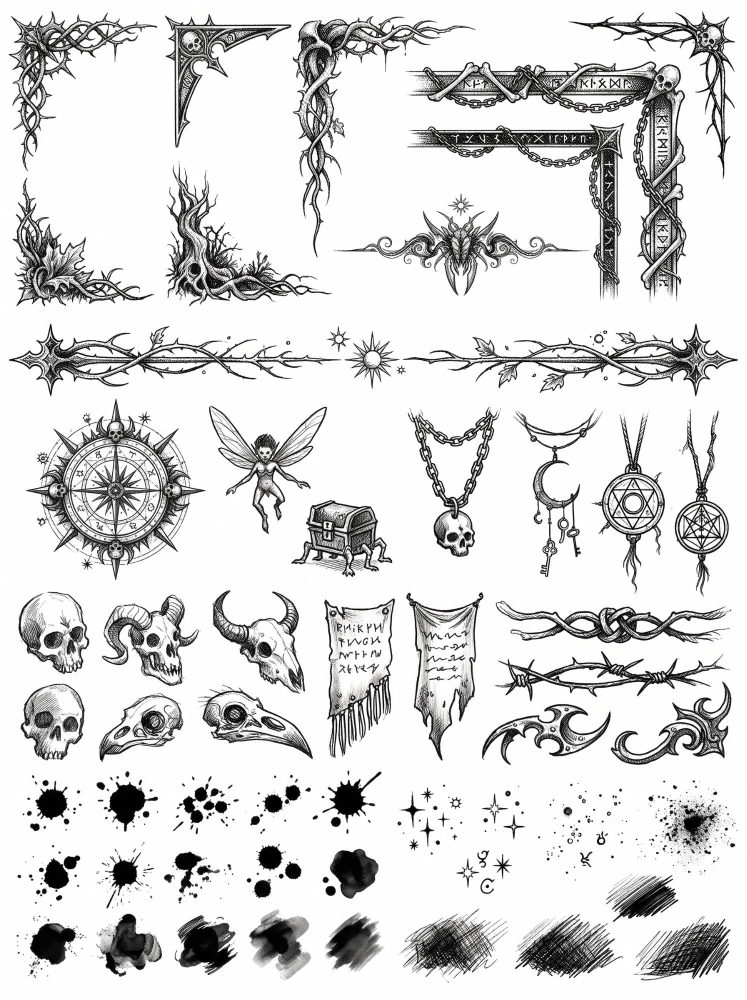
#> input picture brew-styles/planar-ink/source/marginalia-2.jpg, 1493 x 2000 px (shown at 1/2 size); the run also reads 2 pictures not shown here
$ python extract_pieces.py
#> lines starting #> are read from the running program, lines starting #| are printed output that depends on the picture
"""
PLANAR INK  ·  piece extractor for the second-generation sheets

    python3 brew-styles/planar-ink/extract_pieces.py

    source/marginalia-2.jpg   1493 x 2000   corners, marginalia, splatter,
                                            washes, dividers
    source/headers.jpg        2000 x 1493   page-top crests and the spiked
                                            title banner
    source/asset-sheet.jpg    1792 x 2400   the two rows of planetary signs
                                            and runes (the margin glyphs of
                                            the reference pages)

Every piece is written as one bitmap, art/p-<name>.webp, at RES x its CSS
size (2.5x = 240 dpi on a printed letter page), alpha carrying the ink tone.
These drawings are dense cross-hatching: traced to vectors they come out
at 10-30x the bytes of a 2.5x WebP that looks the same and also keeps the
grey washes. Each corner set is an SVG that embeds its drawing once and
<use>s it mirrored into the other corners, so a set costs one bitmap.

art/pieces.json records each piece's CSS size and role; build.mjs reads it
to emit the custom properties and the per-page marginalia layouts.

Ink separation
--------------
These sheets are clean white, but some ink shapes (splats, blots) are far
bigger than any local window, so the paper level is taken globally (99th
percentile of the crop) rather than with a moving max-filter:

    darkness = (paper - L) / paper
    alpha    = smoothstep(0.06, 0.8, darkness) * strength
"""

import base64
import io
import json
import os
import sys

import numpy as np
from PIL import Image
from scipy import ndimage

HERE    = os.path.dirname(os.path.abspath(__file__))
INK     = (29, 23, 18)
PAGE_W  = 816
PAGE_H  = 1056
RES     = 2.5          # 240 dpi on the printed page: past what ink-on-paper texture needs
SHEETS  = {
	'm' : ('source/marginalia-2.jpg', (1493, 2000)),
	'h' : ('source/headers.jpg', (2000, 1493)),
	'w' : ('source/wreath.webp', (1500, 1000)),           # transparent, magenta-keyed shading
	'o' : ('source/corners-occult.webp', (1500, 1000)),   # transparent, magenta-keyed shading
	'a' : ('source/asset-sheet.jpg', (1792, 2400)),       # the first sheet: rune rows, shields, books, bones, portals
	'k' : ('source/marginalia-pack.jpg', (1342, 2000)),   # the labelled pack, drawn on parchment (see LOCAL_PAPER)
}
# Sheets drawn on tinted, stained paper: the paper level is estimated
# locally (max-filter + blur) and the ink threshold raised, or the stains
# come along as a grey haze around every piece.
LOCAL_PAPER = {'k'}

# name: (sheet, crop, css width, role, options)
#   role  marg   marginalia drawing, placed by the per-page layouts
#         hang   marginalia that hangs from the top of a margin (pendants)
#         glyph  planetary sign or rune: the glyph columns down the margins
#         splat  ink splatter, placed (and resized) per page
#         pool   grey wash blot, tone only
#         crest  page-top ornament
#         rule   divider for {{rule}}
#         plate  title banner
# options
#   foot      flat enough for the bottom margin too (build.mjs: bottom row)
#   lite      False: left out of planar-ink-lite.css
#   strength  ink opacity (washes)
#   clear     sheet-space rectangles to blank (neighbouring drawings)
X = {'lite': False}
F = {'lite': False, 'foot': True}
PIECES = {
	# ------------------------------------------------------------ marginalia
	'compass2'   : ('m', (50, 795, 412, 1162),   74, 'marg'),
	'fairy'      : ('m', (415, 808, 655, 1092),  66, 'marg'),
	'mimic'      : ('m', (580, 1000, 772, 1132), 60, 'marg'),
	'skull-a'    : ('m', (35, 1180, 186, 1352),  52, 'marg'),
	'skull-b'    : ('m', (38, 1364, 172, 1526),  44, 'marg'),
	'ram'        : ('m', (200, 1185, 402, 1372), 62, 'marg'),
	'bull'       : ('m', (420, 1180, 612, 1386), 62, 'marg'),
	'bird-a'     : ('m', (196, 1388, 370, 1528), 54, 'marg'),
	'bird-b'     : ('m', (396, 1380, 630, 1522), 66, 'marg'),
	'banner-a'   : ('m', (644, 1188, 792, 1516), 44, 'marg'),
	'banner-b'   : ('m', (808, 1178, 972, 1528), 46, 'marg'),
	'pend-skull' : ('m', (815, 812, 1002, 1137), 54, 'hang'),
	'pend-moon'  : ('m', (1024, 812, 1206, 1178), 50, 'hang'),
	'pend-hex'   : ('m', (1192, 812, 1332, 1212), 42, 'hang'),
	'pend-star'  : ('m', (1342, 812, 1462, 1218), 36, 'hang'),
	# ---- the labelled pack: grotesque iconography, skulls and charms, occult
	'hand-a'     : ('k', (258, 1428, 377, 1597),  50, 'marg', X),
	'hand-b'     : ('k', (521, 1432, 641, 1596),  50, 'marg', X),
	'eye-wing'   : ('k', (392, 1430, 514, 1581),  52, 'marg', X),
	'eye-wings'  : ('k', (243, 1574, 492, 1700),  84, 'marg', F),
	'crown-a'    : ('k', (485, 1592, 645, 1717),  56, 'marg', F),
	'crown-b'    : ('k', (262, 1700, 453, 1830),  62, 'marg', F),
	'crown-c'    : ('k', (462, 1719, 663, 1829),  66, 'marg', F),
	'sword'      : ('k', (136, 1596, 253, 1867),  40, 'marg', X),
	'skull-horn' : ('k', (876, 1078, 1060, 1294), 62, 'marg', X),
	'skull-c'    : ('k', (726, 1151, 864, 1290),  50, 'marg', X),
	'skull-d'    : ('k', (1067, 1153, 1181, 1291), 44, 'marg', X),
	'bone'       : ('k', (985, 879, 1041, 1056),  17, 'marg', X),
	'vial'       : ('k', (1116, 1058, 1180, 1155), 24, 'marg', X),
	'moons'      : ('k', (352, 910, 446, 1256),   28, 'marg', X),
	'arrow-a'    : ('k', (467, 907, 530, 1260),   20, 'marg', X),
	'arrow-b'    : ('k', (548, 907, 602, 1075),   18, 'marg', X),
	'arrow-c'    : ('k', (552, 1129, 601, 1263),  17, 'marg', X),
	'arrow-h'    : ('k', (329, 1272, 614, 1335), 100, 'marg', F),
	'script'     : ('k', (615, 909, 664, 1344),   17, 'marg', X),
	'staff'      : ('k', (93, 446, 166, 670),     23, 'marg', X),
	'circle-a'   : ('k', (704, 172, 916, 389),    64, 'marg', X),
	'circle-b'   : ('k', (872, 266, 1126, 527),   70, 'marg', X),
	'circle-c'   : ('k', (708, 393, 886, 570),    58, 'marg', X),
	'rose-a'     : ('k', (702, 573, 894, 766),    58, 'marg', X),
	'rose-b'     : ('k', (913, 586, 1081, 756),   52, 'marg', X),
	'sigil-a'    : ('k', (868, 508, 959, 640),    32, 'marg', X),
	'pend-owl'   : ('k', (1042, 880, 1118, 1136), 30, 'hang', X),
	'pend-shield': ('k', (1098, 880, 1185, 1056), 34, 'hang', X),
	# ---- first sheet: heraldry, books, bones, portals
	'shield-a'   : ('a', (18, 1069, 215, 1319),   52, 'marg', X),
	'shield-b'   : ('a', (221, 1059, 421, 1317),  52, 'marg', X),
	'beetle'     : ('a', (725, 1068, 917, 1311),  50, 'marg', X),
	'book-a'     : ('a', (1624, 1641, 1757, 1790), 42, 'marg', X),
	'book-b'     : ('a', (1495, 1647, 1613, 1787), 38, 'marg', X),
	'book-c'     : ('a', (1484, 1785, 1636, 1927), 46, 'marg', X),
	'book-open'  : ('a', (1623, 1812, 1778, 1904), 52, 'marg', F),
	'stars-c'    : ('a', (1480, 1926, 1644, 2055), 50, 'marg', X),
	'burst-a'    : ('a', (1080, 1638, 1248, 1820), 44, 'marg', X),
	'burst-b'    : ('a', (919, 1643, 1079, 1813),  40, 'marg', X),
	'star-ring'  : ('a', (1254, 1870, 1465, 2103), 56, 'marg', X),
	'sun'        : ('a', (1273, 2125, 1463, 2363), 48, 'marg', X),
	'portal-a'   : ('a', (430, 2165, 687, 2369),  56, 'marg', X),
	'portal-b'   : ('a', (705, 2165, 976, 2372),  58, 'marg', X),
	'portal-c'   : ('a', (1005, 2165, 1268, 2369), 56, 'marg', X),
	'ribs'       : ('a', (957, 782, 1215, 882),   90, 'marg', F),
	'bones-v'    : ('a', (1027, 863, 1249, 974),  70, 'marg', F),
	'antler'     : ('a', (1264, 878, 1505, 1005), 76, 'marg', F),
	'bonecrest'  : ('a', (1253, 786, 1775, 892), 112, 'marg', F),
	'runes-a'    : ('a', (1498, 2076, 1626, 2138), 56, 'marg', F),
	'runes-b'    : ('a', (1650, 2060, 1761, 2150), 48, 'marg', F),
	'pend-disc'  : ('a', (1104, 1022, 1249, 1340), 40, 'hang', X),
	'pend-keys'  : ('a', (1269, 1042, 1405, 1340), 40, 'hang', X),
	# ---------------------------------------------------------- margin glyphs
	# sun, pluto, mars, sigil, six runes / mercury, saturn, pisces, knot, tally, four runes
	'g1' : ('a', (786, 1369, 895, 1475), 39, 'glyph'),
	'g2' : ('a', (907, 1363, 996, 1480), 32, 'glyph'),
	'g3' : ('a', (1013, 1366, 1115, 1475), 37, 'glyph'),
	'g4' : ('a', (1136, 1362, 1215, 1478), 28, 'glyph'),
	'g5' : ('a', (1240, 1367, 1312, 1476), 26, 'glyph'),
	'g6' : ('a', (1337, 1367, 1406, 1476), 25, 'glyph'),
	'g7' : ('a', (1422, 1366, 1495, 1473), 26, 'glyph'),
	'g8' : ('a', (1518, 1367, 1582, 1476), 23, 'glyph'),
	'g9' : ('a', (1601, 1367, 1675, 1475), 27, 'glyph'),
	'g10' : ('a', (1692, 1360, 1766, 1475), 27, 'glyph'),
	'g11' : ('a', (800, 1478, 881, 1603), 29, 'glyph'),
	'g12' : ('a', (913, 1484, 992, 1594), 28, 'glyph'),
	'g13' : ('a', (1015, 1489, 1113, 1589), 35, 'glyph'),
	'g14' : ('a', (1134, 1489, 1222, 1589), 32, 'glyph'),
	'g15' : ('a', (1239, 1483, 1307, 1591), 24, 'glyph'),
	'g16' : ('a', (1335, 1485, 1404, 1594), 25, 'glyph'),
	'g17' : ('a', (1417, 1484, 1486, 1592), 25, 'glyph'),
	'g18' : ('a', (1510, 1486, 1588, 1589), 28, 'glyph'),
	'g19' : ('a', (1603, 1486, 1681, 1594), 28, 'glyph'),
	# the pack's rune columns and occult sigils
	'g20' : ('k', (187, 1080, 244, 1164), 22, 'glyph', X),
	'g21' : ('k', (190, 1234, 242, 1348), 21, 'glyph', X),
	'g22' : ('k', (263, 1093, 321, 1209), 23, 'glyph', X),
	'g23' : ('k', (269, 1268, 317, 1343), 20, 'glyph', X),
	'g24' : ('k', (527, 1072, 605, 1129), 30, 'glyph', X),
	'g25' : ('k', (1196, 1160, 1264, 1330), 22, 'glyph', X),
	'g26' : ('k', (78, 673, 165, 759),    30, 'glyph', X),
	'g27' : ('k', (97, 759, 171, 814),    27, 'glyph', X),
	'g28' : ('k', (89, 810, 165, 905),    26, 'glyph', X),
	'g29' : ('k', (187, 901, 246, 1080),  21, 'glyph', X),
	'g30' : ('k', (1018, 512, 1084, 606), 25, 'glyph', X),
	'g31' : ('k', (1088, 488, 1179, 616), 31, 'glyph', X),
	'g32' : ('k', (1091, 625, 1180, 742), 31, 'glyph', X),
	# ------------------------------------------------------------- splatter
	'sp1' : ('m', (28, 1550, 172, 1668),  44, 'splat'),
	'sp2' : ('m', (184, 1545, 322, 1668), 44, 'splat'),
	'sp3' : ('m', (322, 1552, 482, 1668), 44, 'splat'),
	'sp4' : ('m', (492, 1552, 612, 1668), 40, 'splat'),
	'sp5' : ('m', (616, 1540, 772, 1668), 46, 'splat'),
	'sp6' : ('m', (28, 1672, 172, 1822),  42, 'splat'),
	'sp7' : ('m', (186, 1690, 312, 1818), 40, 'splat'),
	'sp8' : ('m', (322, 1690, 472, 1818), 44, 'splat'),
	'sp9' : ('m', (492, 1680, 612, 1822), 38, 'splat'),
	'stars'  : ('m', (792, 1572, 1062, 1772), 70, 'splat'),
	'specks' : ('m', (1292, 1556, 1488, 1764), 60, 'splat'),
	# ------------------------------------------------------------ wash blots
	'pool1' : ('m', (638, 1680, 772, 1820), 70, 'pool', {'strength': .5}),
	'pool2' : ('m', (192, 1830, 332, 1966), 72, 'pool', {'strength': .5}),
	'pool3' : ('m', (492, 1834, 628, 1960), 70, 'pool', {'strength': .5}),
	'pool4' : ('m', (642, 1836, 772, 1958), 68, 'pool', {'strength': .5}),
	# --------------------------------------------------------------- dividers
	'rule-thorn'  : ('m', (18, 642, 1478, 795),   300, 'rule'),
	'rule-knot'   : ('m', (988, 1188, 1468, 1292), 300, 'rule'),
	'rule-barbed' : ('m', (988, 1292, 1462, 1372), 300, 'rule'),
	# ---------------------------------------------------------------- crests
	'crest-beetle'  : ('m', (688, 386, 1182, 600),   260, 'crest'),
	'crest-compass' : ('h', (150, 12, 1852, 498),    400, 'crest',
	                   {'clear': [(150, 418, 842, 498), (1158, 418, 1852, 498)]}),   # banner spikes below
	'crest-skull'   : ('h', (118, 778, 1872, 1102),  420, 'crest'),
	'crest-blades'  : ('h', (160, 1098, 1848, 1472), 400, 'crest'),
	# ------------------------------------------------------- wreath frame
	'wreath'        : ('w', (125, 38, 1372, 952),    380, 'plate', {'res': 2, 'fill': [(750, 495)]}),   # dense engraving: 2x keeps it under 100 KiB
}

# Corner sets: (sheet, crop, which corner the drawing is, css width).
# The other three corners are mirrored / flipped copies.
#   tl, tr, bl, br  : where the drawing sits as drawn
FRAMES = {
	'thorn'  : dict(top=('m', (0, 0, 312, 338), 'tl', 150), bottom=('m', (24, 348, 308, 612), 'bl', 140)),
	'gothic' : dict(top=('m', (328, 22, 588, 300), 'tl', 132), bottom=None),
	# four different corners, placed as drawn (no mirroring)
	'occult' : dict(res=2, corners={'tl': ('o', (60, 45, 615, 555), 196), 'tr': ('o', (978, 50, 1432, 520), 162),
	                         'bl': ('o', (70, 575, 525, 950), 160), 'br': ('o', (868, 540, 1425, 950), 196)}),
	# the sheet draws two nested brackets here (bones outside, a plain rune
	# bracket inside, the beetle crest inside that): keep only the outer one
	'bone'   : dict(top=('m', (812, 86, 1382, 606), 'tr', 200), bottom=None,
	                clear=[(812, 236, 1256, 606)]),
}
INSET = 18      # px from the page edge


def load(sheet):
	"""Sheet as greyscale ink-on-white. Transparent sheets are flattened onto
	white. Some generated sheets fill their hatching gaps with magenta (a
	keying colour the generator half-applied): that is paper, not ink, so
	strongly magenta pixels are pushed back to white."""
#> called with sheet = 'm'
	path, size = SHEETS[sheet]
	im = Image.open(os.path.join(HERE, path))
#> im is the input picture: PIL image 1493x2000 RGB; mean R, G, B 216.6, 216.6, 216.5
	if im.size != size:
		sys.exit(f'{path}: expected {size}, got {im.size}; the crop tables would be wrong')
	if im.mode in ('RGBA', 'LA', 'P'):
		bg = Image.new('RGBA', im.size, (255, 255, 255, 255))
		bg.alpha_composite(im.convert('RGBA'))
		im = bg
	rgb = np.asarray(im.convert('RGB'), np.float32)
	r, g, b = rgb[..., 0], rgb[..., 1], rgb[..., 2]
	L = rgb @ np.array([.299, .587, .114], np.float32)
	t = np.clip((np.minimum(r, b) - g - 40) / 60, 0, 1)
#> t: shape (2000, 1493) float32; every value is 0
	L = L + (255 - L) * t
	return Image.fromarray(np.clip(L + 0.5, 0, 255).astype(np.uint8), 'L')


def darkness(img, crop, clear=(), local=False):
	"""clear: sheet-space rectangles inside the crop that belong to a
	neighbouring drawing and are blanked.
	local: tinted paper; take the paper level around each pixel and cut the
	faint end off, so stains and paper grain don't count as ink."""
	if local:
		pad = 40
		box = (max(0, crop[0] - pad), max(0, crop[1] - pad), min(img.width, crop[2] + pad), min(img.height, crop[3] + pad))
		L = np.asarray(img.crop(box), np.float32)
		P = np.maximum(ndimage.gaussian_filter(ndimage.maximum_filter(L, 41), 14), 1.0)
		d = np.clip((P - L) / P, 0, 1)
		d = d[crop[1] - box[1]:crop[3] - box[1], crop[0] - box[0]:crop[2] - box[0]]
		d = np.clip((d - .1) / .9, 0, 1)
	else:
		L = np.asarray(img.crop(crop), np.float32)
		P = max(np.percentile(L, 99), 1.0)
		d = np.clip((P - L) / P, 0, 1)
	for x0, y0, x1, y1 in clear:
		d[max(0, y0 - crop[1]):max(0, y1 - crop[1]), max(0, x0 - crop[0]):max(0, x1 - crop[0])] = 0
	return drop_intruders(d)


def drop_intruders(d):
	"""Sheets pack drawings tightly, so a crop box catches corners of its
	neighbours. Anything that is cut by the crop edge and is not part of the
	drawing itself (the largest connected shape, or one at least a third of
	its size) is a neighbour: blank it. Free-standing specks inside the box
	(splatter dots, stars) don't touch the edge and stay."""
	ink = ndimage.binary_dilation(d > 0.12, iterations=3)
	lab, n = ndimage.label(ink)
	if n < 2:
		return d
	sizes = ndimage.sum(ink, lab, range(1, n + 1))
	edge = set(np.unique(np.concatenate([lab[0], lab[-1], lab[:, 0], lab[:, -1]]))) - {0}
	keep = sizes >= sizes.max() / 3
	drop = [i + 1 for i in range(n) if (i + 1) in edge and not keep[i]]
	if drop:
		d = np.where(np.isin(lab, drop), 0, d)
	return d


def smooth(d, lo, hi):
	t = np.clip((d - lo) / (hi - lo), 0, 1)
	return t * t * (3 - 2 * t)


PAPER = np.array([244, 233, 216], np.float32)


def raster(d, w, h, strength=1.0, res=RES, fill=None):
	"""fill: bool mask of enclosed areas to make opaque paper (a ribbon or
	plate face that text sits on, so nothing behind shows through)."""
	a = smooth(d, 0.06, 0.8) * strength
	rgba = np.zeros((*a.shape, 4), np.uint8)
	rgba[..., :3] = INK
	rgba[..., 3] = (a * 255 + 0.5).astype(np.uint8)
	if fill is not None and fill.any():
		ink = np.array(INK, np.float32)
		col = ink * a[..., None] + PAPER * (1 - a[..., None])
		rgba[fill, :3] = (col[fill] + 0.5).astype(np.uint8)
		rgba[fill, 3] = 255
	img = Image.fromarray(rgba, 'RGBA')
	return img.resize((max(1, round(w * res)), max(1, round(h * res))), Image.LANCZOS)


def webp_bytes(img):
	buf = io.BytesIO()
	img.save(buf, 'WEBP', quality=78, alpha_quality=70, method=6)
	return buf.getvalue()


def write(name, data):
	path = os.path.join(HERE, 'art', name)
	with open(path, 'wb' if isinstance(data, bytes) else 'w') as fh:
		fh.write(data)
	return os.path.getsize(path)


def main():
	os.makedirs(os.path.join(HERE, 'art'), exist_ok=True)
	sheets = {k: load(k) for k in SHEETS}
#> call 2 of load, with sheet = 'h'
#> in load (call 2), `path, size = SHEETS[sheet]`: path = 'source/headers.jpg'; size = (2000, 1493)
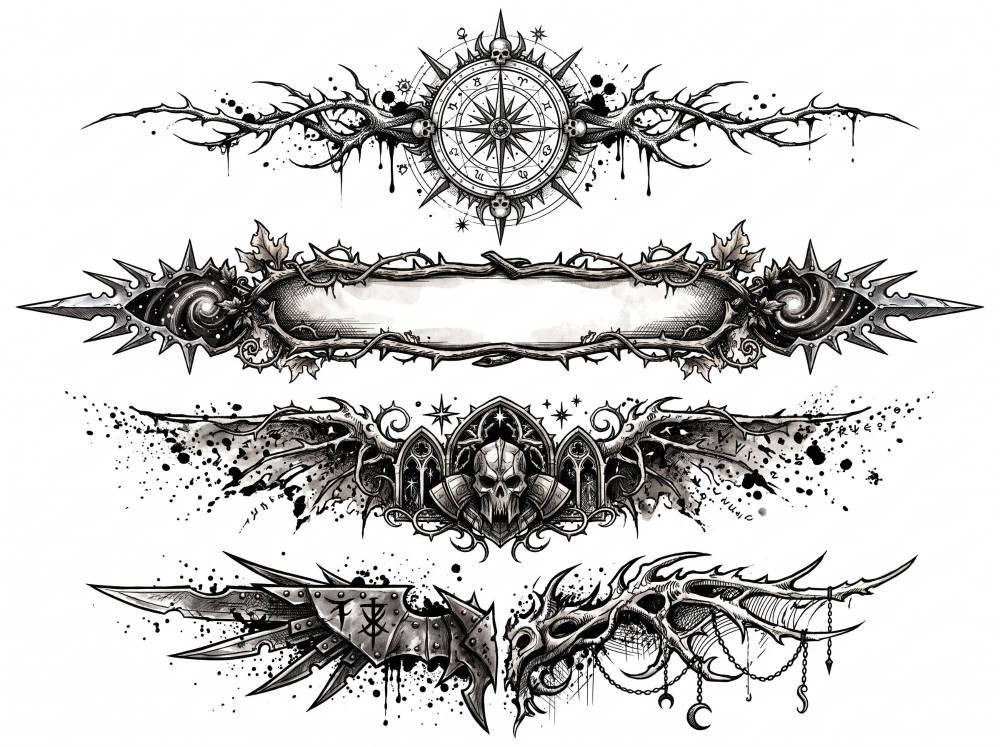
#> input picture brew-styles/planar-ink/source/headers.jpg, 2000 x 1493 px (shown at 1/2 size)
#> in load, im is the input picture: PIL image 2000x1493 RGB; mean R, G, B 205.7, 205, 204.4
#> call 3 of load, with sheet = 'w'
#> in load (call 3), `path, size = SHEETS[sheet]`: path = 'source/wreath.webp'; size = (1500, 1000)
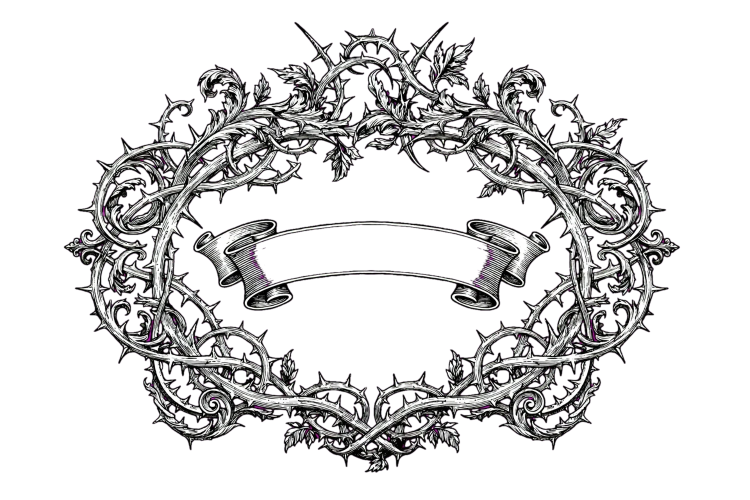
#> input picture brew-styles/planar-ink/source/wreath.webp, 1500 x 1000 px (shown at 1/2 size)
#> in load, im is the input picture: PIL image 1500x1000 RGBA; mean R, G, B, A 40, 35.1, 39.6, 68.7
#> in load (call 3), `t = np.clip((np.minimum(r, b) - g - 40) / 60, 0, 1)`:
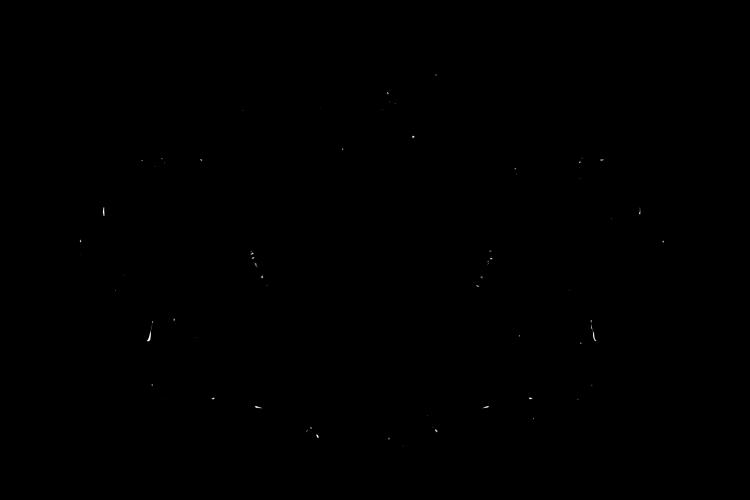
#> t: shape (1000, 1500) float32 (shown at 1/2 size); min 0, max 1, mean 0.000326
#> call 4 of load, with sheet = 'o'
#> in load (call 4), `path, size = SHEETS[sheet]`: path = 'source/corners-occult.webp'
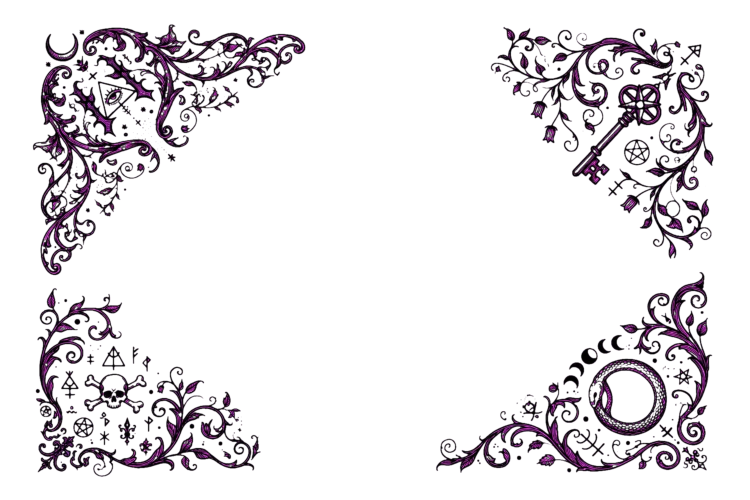
#> input picture brew-styles/planar-ink/source/corners-occult.webp, 1500 x 1000 px (shown at 1/2 size)
#> in load, im is the input picture: PIL image 1500x1000 RGBA; mean R, G, B, A 19.6, 9.8, 19.4, 28.7
#> in load (call 4), `r, g, b = rgb[..., 0], rgb[..., 1], rgb[..., 2]`:
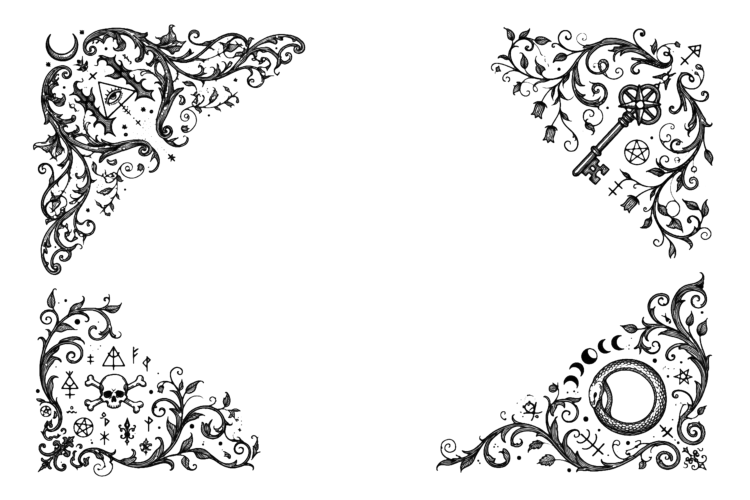
#> r: shape (1000, 1500) float32 (shown at 1/2 size); min 0, max 255, mean 231
#> in load (call 4), `r, g, b = rgb[..., 0], rgb[..., 1], rgb[..., 2]`:
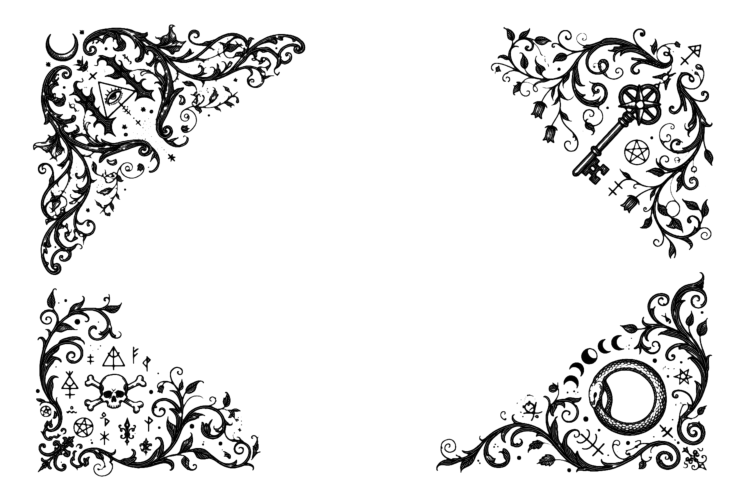
#> g: shape (1000, 1500) float32 (shown at 1/2 size); min 0, max 255, mean 228.2
#> in load (call 4), `t = np.clip((np.minimum(r, b) - g - 40) / 60, 0, 1)`:
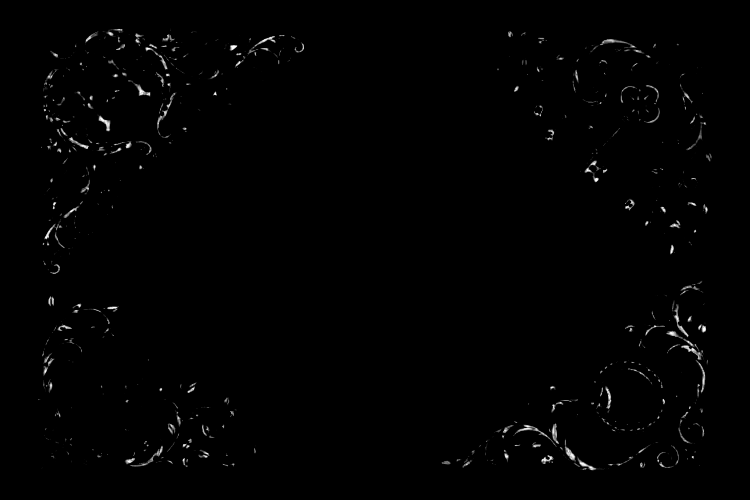
#> t: shape (1000, 1500) float32 (shown at 1/2 size); min 0, max 1, mean 0.00764
#> (the rest of the program and of its run is left out)
